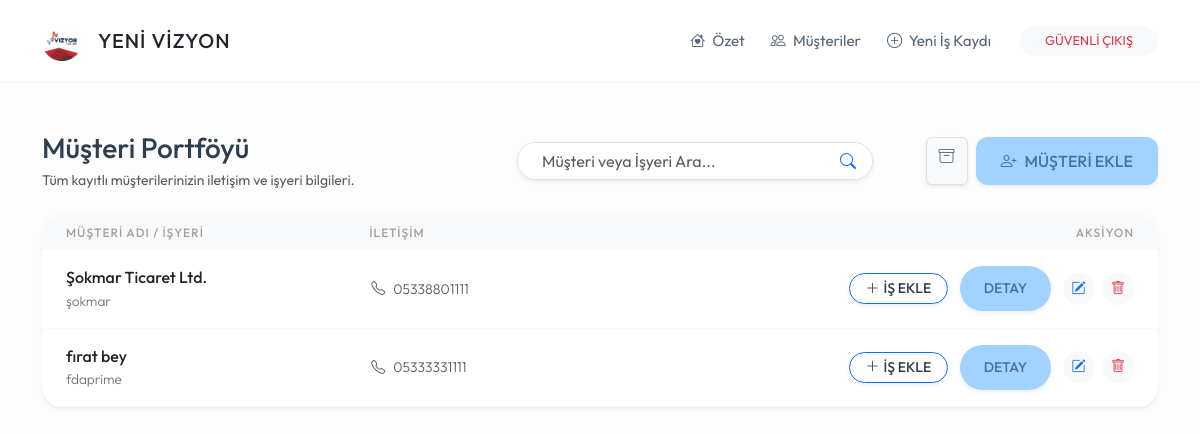
Before: /musteriler (signed in) with the older database file.
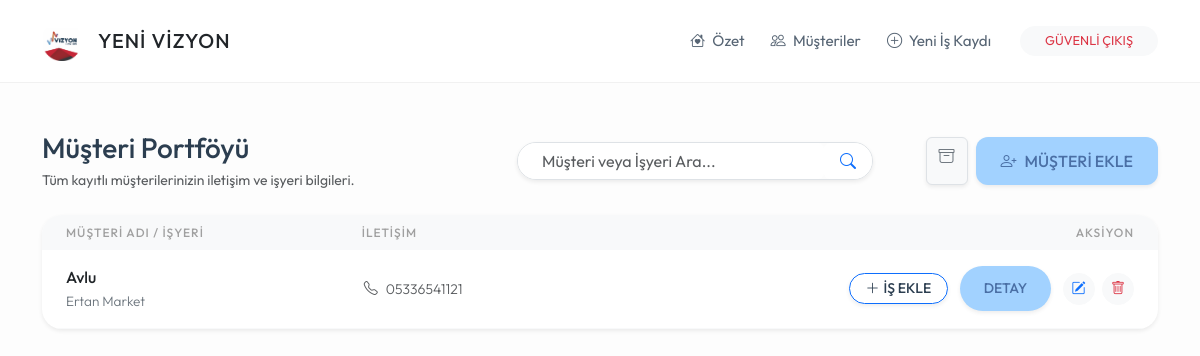
After: the same page with the newer database file.
### models.py (models this page shows)
class Musteri(db.Model):
    id = db.Column(db.Integer, primary_key=True)
    ad_soyad = db.Column(db.String(100), nullable=False)
    telefon = db.Column(db.String(20))
    isyeri_adi = db.Column(db.String(200))
    isyeri_adresi = db.Column(db.Text)
    durum = db.Column(db.String(20), default='Aktif')
    isler = db.relationship('IsKaydi', backref='sahibi', lazy=True)
    odemeler = db.relationship('Odeme', backref='musteri', lazy=True)

### routes/musteri_isleri.py (the view)
@musteri_bp.route('/musteriler')
def musteriler():
    if 'logged_in' not in session: return redirect(url_for('genel.index'))
    q = request.args.get('q')
    if q:
        bulunanlar = Musteri.query.filter(Musteri.durum == 'Aktif', or_(Musteri.ad_soyad.contains(q), Musteri.isyeri_adi.contains(q))).all()
        return render_template('musteriler.html', musteriler=bulunanlar, arama_var=True, terim=q)
    return render_template('musteriler.html', musteriler=Musteri.query.filter_by(durum='Aktif').all(), arama_var=False)

### templates/musteriler.html (shortened to what this page needs)
{% extends "base.html" %}
{% block content %}
<div class="row mb-4 align-items-center">
    <div class="col-md-5">
        <h3 class="mb-1">Müşteri Portföyü</h3>
        <p class="text-muted small mb-0">Tüm kayıtlı müşterilerinizin iletişim ve işyeri bilgileri.</p>
    </div>
    <div class="col-md-4 mt-3 mt-md-0">
        <form action="/musteriler" method="GET" class="d-flex shadow-sm rounded-pill overflow-hidden border">
            <input type="text" name="q" class="form-control border-0 ps-4" placeholder="Müşteri veya İşyeri Ara..." value="{{ terim or '' }}" style="background-color: #fff;">
            <button type="submit" class="btn btn-white border-0 text-primary bg-white px-3">
                <i class="bi bi-search"></i>
            </button>
        </form>
    </div>
    <div class="col-md-3 mt-3 mt-md-0 text-md-end d-flex justify-content-md-end gap-2">
        <a href="/pasif_musteriler" class="btn btn-light text-secondary border shadow-sm" title="Silinenleri Gör">
            <i class="bi bi-archive"></i>
        </a>
        <button class="btn btn-yvr-primary shadow-sm" data-bs-toggle="modal" data-bs-target="#musteriEkleModal">
            <i class="bi bi-person-plus me-2"></i>MÜŞTERİ EKLE
        </button>
    </div>
</div>
<div class="card card-custom p-0 overflow-hidden shadow-sm border-0">
    <div class="table-responsive">
        <table class="table table-hover align-middle mb-0">
            <thead style="background-color: #f8f9fa;">
                <tr>
                    <th class="ps-4">Müşteri Adı / İşyeri</th>
                    <th>İletişim</th>
                    <th class="text-end pe-4">Aksiyon</th>
                </tr>
            </thead>
            <tbody>
                {% for m in musteriler %}
                <tr>
                    <td class="ps-4">
                        <div class="fw-medium text-dark">{{ m.ad_soyad }}</div>
                        {% if m.isyeri_adi %}
                        <div class="small text-secondary" style="font-size: 0.85rem;">{{ m.isyeri_adi }}</div>
                        {% endif %}
                    </td>
                    <td>
                        <div class="small text-muted"><i class="bi bi-telephone me-2"></i>{{ m.telefon or '-' }}</div>
                    </td>
                    <td class="text-end pe-4">
                        <a href="/is_ekle?m_id={{ m.id }}" class="btn btn-sm btn-outline-primary fw-bold rounded-pill px-3 me-2 shadow-sm" title="Bu Müşteriye İş Ekle">
                            <i class="bi bi-plus-lg me-1"></i>İŞ EKLE
                        </a>
                        <a href="/musteri/{{ m.id }}" class="btn btn-sm btn-yvr-primary fw-bold rounded-pill px-4 me-2 shadow-sm" title="Müşteri Detayına Git">
                            DETAY
                        </a>
                        <a href="/musteri_duzenle/{{ m.id }}" class="btn btn-sm btn-light text-primary rounded-circle me-1" style="width: 32px; height: 32px;" title="Düzenle"><i class="bi bi-pencil-square"></i></a>
                        <a href="/musteri_sil/{{ m.id }}" onclick="return confirm('Bu müşteriyi listeden kaldırmak istediğinize emin misiniz? (Geçmiş işlemleri varsa silinmez, arşive kaldırılır.)');" class="btn btn-sm btn-light text-danger rounded-circle" style="width: 32px; height: 32px;" title="Listeden Kaldır"><i class="bi bi-trash"></i></a>
                    </td>
                </tr>
                {% endfor %}
            </tbody>
        </table>
    </div>
</div>
{% endblock %}

Changed rows visible on the page:
removed Musteri: ad_soyad "fırat bey", isyeri_adi "fdaprime", telefon "05333331111"
changed Musteri: ad_soyad "Şokmar Ticaret Ltd." → "Avlu"; isyeri_adi "şokmar" → "Ertan Market"; telefon "05338801111" → "05336541121"
